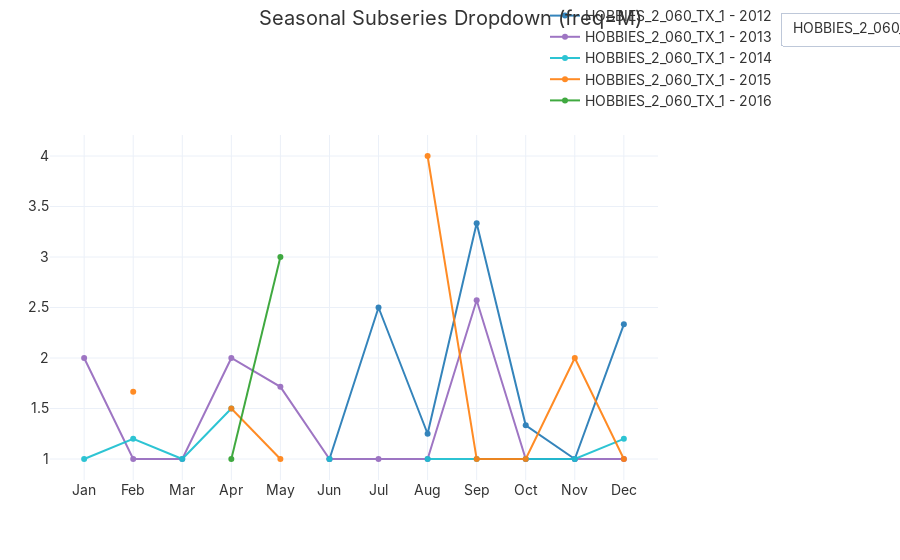

The code cell stored with this chart in its notebook:
### Code cell
plot_seasonal(
    df=train_df,
    id_col="unique_id",
    date_col="date",
    value_col="sales",
    #group_col="dept_id",
    ids=3,   # one specific series
    freq="M",                   # monthly cycle
    engine='plotly',
    mode="dropdown"  ,           # overlay | facet | dropdown
    kind = 'line'

)

### Figure 1 — Plotly figure (JSON) as saved in the notebook; plotly's stock layout.template omitted (floating-point values rounded to 4 significant figures)
{"data": [{"connectgaps": false, "line": {"color": "#1f77b4", "width": 2}, "mode": "lines+markers", "name": "HOBBIES_2_060_TX_1 - 2012", "opacity": 0.9, "type": "scatter", "visible": true, "x": [6, 7, 8, 9, 10, 11, 12], "y": [1, 2.5, 1.25, 3.333, 1.333, 1, 2.333]}, {"connectgaps": false, "line": {"color": "#9467bd", "width": 2}, "mode": "lines+markers", "name": "HOBBIES_2_060_TX_1 - 2013", "opacity": 0.9, "type": "scatter", "visible": true, "x": [1, 2, 3, 4, 5, 6, 7, 8, 9, 10, 11, 12], "y": [2, 1, 1, 2, 1.714, 1, 1, 1, 2.571, 1, 1, 1]}, {"connectgaps": false, "line": {"color": "#17becf", "width": 2}, "mode": "lines+markers", "name": "HOBBIES_2_060_TX_1 - 2014", "opacity": 0.9, "type": "scatter", "visible": true, "x": [1, 2, 3, 4, 5, 6, 7, 8, 9, 10, 11, 12], "y": [1, 1.2, 1, 1.5, null, 1, null, 1, 1, 1, 1, 1.2]}, {"connectgaps": false, "line": {"color": "#ff7f0e", "width": 2}, "mode": "lines+markers", "name": "HOBBIES_2_060_TX_1 - 2015", "opacity": 0.9, "type": "scatter", "visible": true, "x": [1, 2, 3, 4, 5, 6, 7, 8, 9, 10, 11, 12], "y": [null, 1.667, null, 1.5, 1, null, null, 4, 1, 1, 2, 1]}, {"connectgaps": false, "line": {"color": "#2ca02c", "width": 2}, "mode": "lines+markers", "name": "HOBBIES_2_060_TX_1 - 2016", "opacity": 0.9, "type": "scatter", "visible": true, "x": [1, 2, 3, 4, 5], "y": [null, null, null, 1, 3]}, {"connectgaps": false, "line": {"color": "#1f77b4", "width": 2}, "mode": "lines+markers", "name": "HOUSEHOLD_1_312_CA_1 - 2012", "opacity": 0.9, "type": "scatter", "visible": false, "x": [6, 7, 8, 9, 10, 11, 12], "y": [1.25, 1, 1.364, 1.455, 1.222, 1.2, null]}, {"connectgaps": false, "line": {"color": "#9467bd", "width": 2}, "mode": "lines+markers", "name": "HOUSEHOLD_1_312_CA_1 - 2013", "opacity": 0.9, "type": "scatter", "visible": false, "x": [1, 2, 3, 4, 5, 6, 7, 8, 9, 10, 11, 12], "y": [1, 1.333, 1.333, 1.25, 1, 1.5, 1.25, 1.125, 1.25, 1.375, 1.75, 1.077]}, {"connectgaps": false, "line": {"color": "#17becf", "width": 2}, "mode": "lines+markers", "name": "HOUSEHOLD_1_312_CA_1 - 2014", "opacity": 0.9, "type": "scatter", "visible": false, "x": [1, 2, 3, 4, 5, 6, 7, 8, 9, 10, 11, 12], "y": [1, 1.286, 1.2, 1.6, 1.333, 1.182, 1.2, 1.286, 1.5, 1.5, 1.333, 1.429]}, {"connectgaps": false, "line": {"color": "#ff7f0e", "width": 2}, "mode": "lines+markers", "name": "HOUSEHOLD_1_312_CA_1 - 2015", "opacity": 0.9, "type": "scatter", "visible": false, "x": [1, 2, 3, 4, 5, 6, 7, 8, 9, 10, 11, 12], "y": [1.125, 1.25, 1.2, 2, 1.182, 1.25, 1.2, 1, 1, 1.231, 1.4, 1]}, {"connectgaps": false, "line": {"color": "#2ca02c", "width": 2}, "mode": "lines+markers", "name": "HOUSEHOLD_1_312_CA_1 - 2016", "opacity": 0.9, "type": "scatter", "visible": false, "x": [1, 2, 3, 4, 5], "y": [1.2, 1, 1.2, 1.091, 1.286]}, {"connectgaps": false, "line": {"color": "#1f77b4", "width": 2}, "mode": "lines+markers", "name": "HOBBIES_1_356_CA_1 - 2012", "opacity": 0.9, "type": "scatter", "visible": false, "x": [6, 7, 8, 9, 10, 11, 12], "y": [1, 1.75, null, null, null, null, null]}, {"connectgaps": false, "line": {"color": "#9467bd", "width": 2}, "mode": "lines+markers", "name": "HOBBIES_1_356_CA_1 - 2013", "opacity": 0.9, "type": "scatter", "visible": false, "x": [1, 2, 3, 4, 5, 6, 7, 8, 9, 10, 11, 12], "y": [1.75, 2.118, 1.867, 1.579, 1.625, 1.8, 1.647, 1.429, 1.5, 1.708, 1.444, 1.526]}, {"connectgaps": false, "line": {"color": "#17becf", "width": 2}, "mode": "lines+markers", "name": "HOBBIES_1_356_CA_1 - 2014", "opacity": 0.9, "type": "scatter", "visible": false, "x": [1, 2, 3, 4, 5, 6, 7, 8, 9, 10, 11, 12], "y": [1.412, 1.625, 1.4, 1.444, 1.471, 1.538, 1.312, 1.5, 1.833, 1.333, 1.154, 1.25]}, {"connectgaps": false, "line": {"color": "#ff7f0e", "width": 2}, "mode": "lines+markers", "name": "HOBBIES_1_356_CA_1 - 2015", "opacity": 0.9, "type": "scatter", "visible": false, "x": [1, 2, 3, 4, 5, 6, 7, 8, 9, 10, 11, 12], "y": [1.529, 1.562, 1.5, 1.647, 1.625, 1.789, 1.526, 1.556, 1.643, 1.706, 1.294, 1.286]}, {"connectgaps": false, "line": {"color": "#2ca02c", "width": 2}, "mode": "lines+markers", "name": "HOBBIES_1_356_CA_1 - 2016", "opacity": 0.9, "type": "scatter", "visible": false, "x": [1, 2, 3, 4, 5], "y": [1.308, 1.294, 1.316, 1.182, 1.706]}], "layout": {"font": {"color": "#333", "family": "Inter, Segoe UI, Helvetica", "size": 14}, "legend": {"bgcolor": "rgba(255,255,255,0.6)", "bordercolor": "rgba(0,0,0,0)", "orientation": "h", "x": 1, "xanchor": "right", "y": 1.02, "yanchor": "bottom"}, "margin": {"b": 80, "l": 50, "r": 30, "t": 60}, "paper_bgcolor": "white", "plot_bgcolor": "white", "title": {"text": "Seasonal Subseries Dropdown (freq=M)", "x": 0.5, "y": 0.98}, "updatemenus": [{"buttons": [{"args": [{"visible": [true, true, true, true, true, false, false, false, false, false, false, false, false, false, false]}], "label": "HOBBIES_2_060_TX_1", "method": "update"}, {"args": [{"visible": [false, false, false, false, false, true, true, true, true, true, false, false, false, false, false]}], "label": "HOUSEHOLD_1_312_CA_1", "method": "update"}, {"args": [{"visible": [false, false, false, false, false, false, false, false, false, false, true, true, true, true, true]}], "label": "HOBBIES_1_356_CA_1", "method": "update"}], "direction": "down", "x": 1.05, "xanchor": "left", "y": 1.15, "yanchor": "top"}], "xaxis": {"tickmode": "array", "ticktext": ["Jan", "Feb", "Mar", "Apr", "May", "Jun", "Jul", "Aug", "Sep", "Oct", "Nov", "Dec"], "tickvals": [1, 2, 3, 4, 5, 6, 7, 8, 9, 10, 11, 12]}}}
